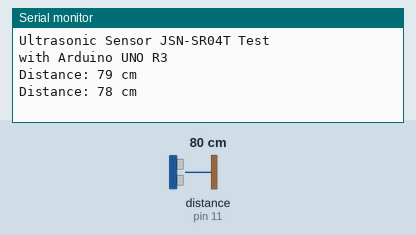
Recording of a sketch running on a simulated Arduino Uno, built with avr-gcc and run on an emulated ATmega328P. Parts: the last lines printed to the serial monitor. Wiring (inferred from the names in the program): ultrasonic range finder: trigger pin 12; echo pin 11. The test bench sets the inputs (shaded band); at power-on: distance to the obstacle (sensor on pin 11) 80 cm. The echo pulse lasts 58.3 µs per cm.

Above: at 1.8 s.
1.9 s: distance to the obstacle (sensor on pin 11) set to 4 cm
At 2.8 s:
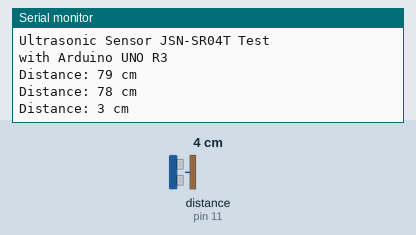
3.4 s: distance to the obstacle (sensor on pin 11) set to 2 cm
At 4.6 s:
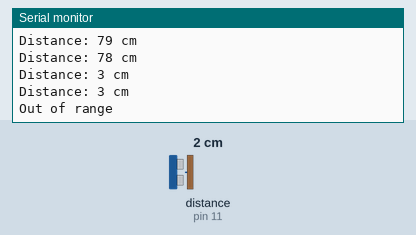
Timing chart, 0 to 6.4 s (numbered marks = the images above; inputs shaded):
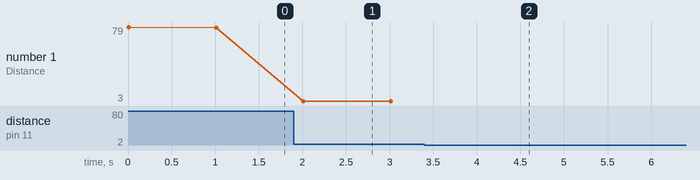

The sketch:

JSN_SR04T.ino
```cpp
#define echoPin 11 // attach pin D2 Arduino to pin Echo of JSN-SR04T
#define trigPin 12 // attach pin D3 Arduino to pin Trig of JSN-SR04T

// Defines variables
long duration;  // Variable for the duration of sound wave travel
int distance;   // Variable for the distance measurement

void setup() {
  pinMode(trigPin, OUTPUT); // Set the trigPin as OUTPUT
  pinMode(echoPin, INPUT);  // Set the echoPin as INPUT
  Serial.begin(115200);     // Start serial communication at 115200 baud rate
  Serial.println("Ultrasonic Sensor JSN-SR04T Test"); // Print sensor type
  Serial.println("with Arduino UNO R3");
}

void loop() {
  // Clear the trigPin
  digitalWrite(trigPin, LOW);
  delayMicroseconds(2);      // Delay for a stable LOW pulse

  // Set the trigPin HIGH (ACTIVE) for 20 microseconds to extend trigger duration
  digitalWrite(trigPin, HIGH);
  delayMicroseconds(20);     // Extended from 10 to 20 microseconds
  digitalWrite(trigPin, LOW);

  // Read the echoPin, return the sound wave travel time in microseconds
  duration = pulseIn(echoPin, HIGH);

  // Calculate the distance in centimeters (Smaller factor to detect farther distances)
  distance = duration * 0.034 / 2;  // Reduced the speed of sound factor

  // Error handling: Ignore invalid readings
  if (distance >= 2 && distance <= 800) {  // Extended the range from 2 cm to 500 cm
    // Display the distance on the Serial Monitor
    Serial.print("Distance: ");
    Serial.print(distance);
    Serial.println(" cm");
  } else {
    Serial.println("Out of range");
  }

  delay(1000); // Wait a short period before the next measurement
}
```

Measured:
- the behaviour switches between 3 and 2 cm on distance to the obstacle (sensor on pin 11) (found by bisection; images 1 and 2)
- after the input at 1.9 s, the serial monitor: prints a new line after 0.11 s (image 1)
- after the input at 3.4 s, the serial monitor: prints a new line after 0.61 s (image 2)
